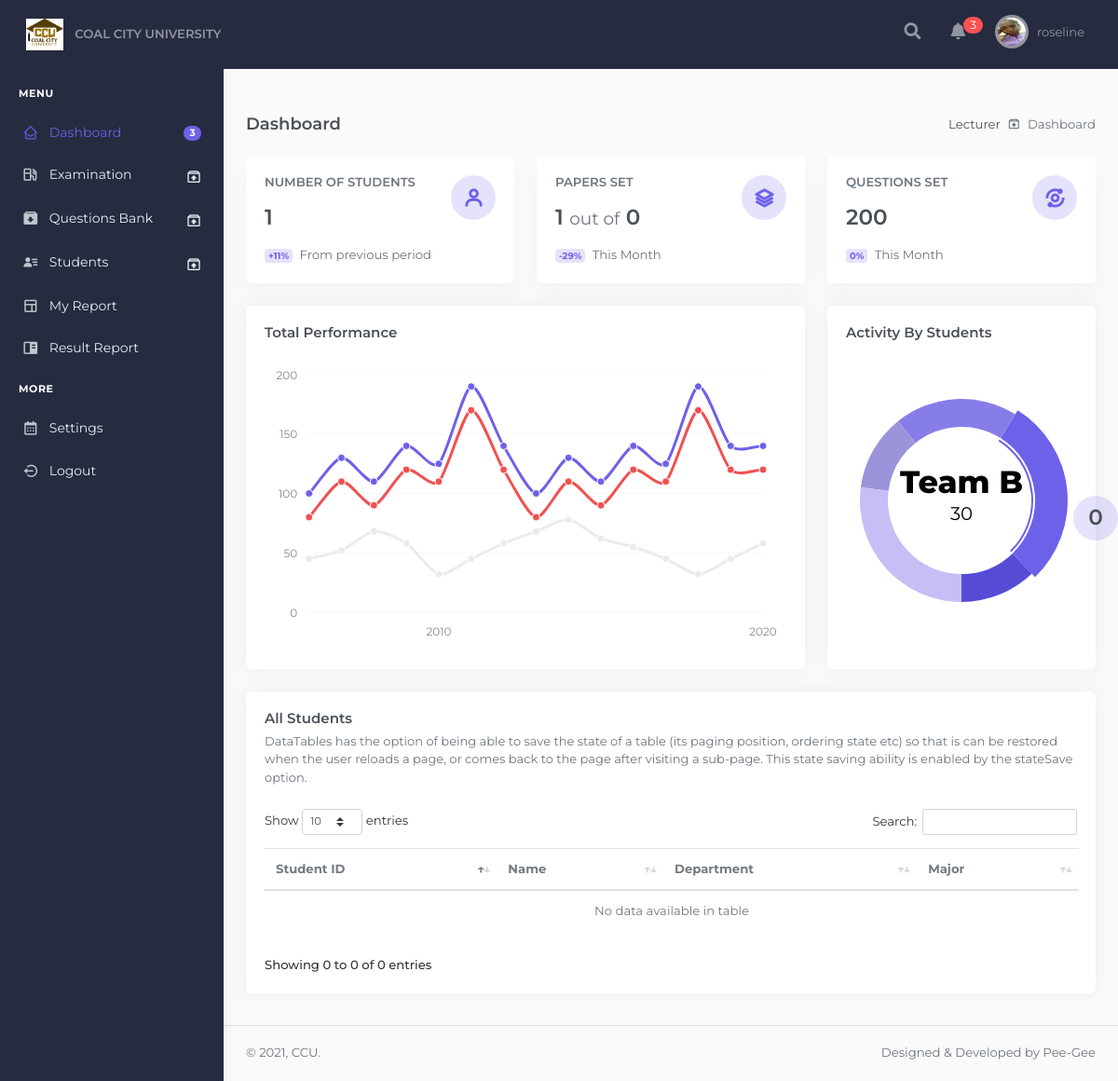
Before: /lecturer/dashboard/ (signed in) with the older database file.
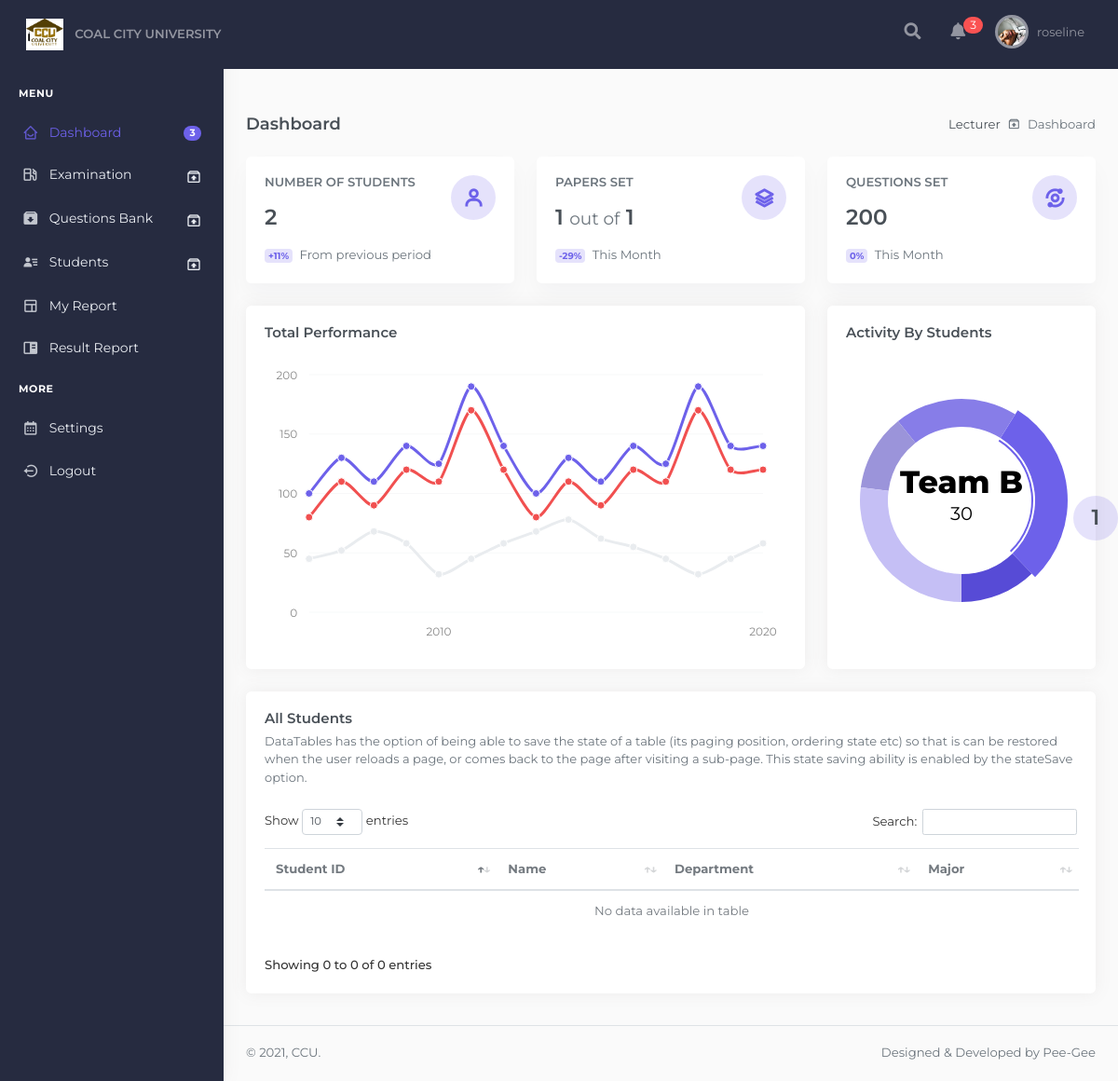
After: the same page with the newer database file.
### exam/models.py (models this page shows)
class Teacher(models.Model):
    id = models.AutoField(primary_key=True)
    name = models.CharField('Name', max_length=20)
    username = models.CharField(
        ('username'), max_length=150, unique=True, error_messages={'unique': ("A user with that username already exists."),
        },
    )
    sex = models.CharField('Gender', max_length=10, choices=SEX, default='Male')
    dept = models.CharField('Department', max_length=100, choices=DEPT, default=None)
    email = models.EmailField('Email', default=None)
    password1 = models.CharField('Password', max_length=20, default='000000')
    password2 = models.CharField('Password2', max_length=20, default='000000')
    objects = models.Manager()
    EMAIL_FIELD = 'email'
    USERNAME_FIELD = 'username'
    set_password = 'password'
    def __str__(self):
        return self.name
    class Meta:
        db_table = 'teacher'
        verbose_name = 'Teacher'
        verbose_name_plural = verbose_name

### lecturers/models.py (models this page shows, shortened)
class Profile(models.Model):
    user = models.OneToOneField(Teacher, on_delete=models.CASCADE)
    image = models.ImageField(default='default.png', upload_to='profile_pics')
    coverimage = models.ImageField(default='default.png', upload_to='cover_pics')

### lecturers/views.py (the view)
# urls.py: path('dashboard/', views.dashboard, name='lecturer_dashboard'),
def dashboard(request):
    username = request.session['username']
    print("username::::::", username)
    teacher = Teacher.objects.get(username=username)
    paper = Paper.objects.filter(tid=teacher)
    print("teacher::::::", teacher, "paper", paper)
    num_course = Paper.objects.filter(tid=teacher).count()
    total_course = Course.objects.filter(tid=teacher).count()
    num_students = Student.objects.filter(dept=teacher.dept).count()
    print("num_course", num_course, "total_course", total_course, "num_students", num_students)
    queryset = Course.objects.filter(tid=teacher)
    print("queryset", queryset)
    if request.GET.keys():
        if request.GET.get('src') != '':
            keyword = request.GET.get('src')
            queryset = Course.objects.filter(Q(brand=keyword.capitalize()) | Q(type=keyword.capitalize()))
    context = {
        'teacher': teacher,
        'queryset': queryset,
        'num_course': num_course,
        'total_course': total_course,
        'num_students': num_students,
    }
    return render(request, 'lecturers/dashboard.html', context)

### exam/models.py (called while the page is built)
    def __str__(self):
        return self.major

    def __str__(self):
        return self.course

### lecturers/templates/lecturers/dashboard.html (shortened to what the changed rows need)
{% extends "lecturers/base.html" %}
    {% block content %}
        <div class="main-content">
            <div class="page-content">
                <div class="container-fluid">
                    <div class="row">
                        <div class="col-12 col-sm-12 col-md-4 col-xl-4">
                            <div class="card card-animate border-light shadow-sm">
                                <div class="card-body">
                                    <h3 class="my-3"><span class="counter">{{num_students}}</span></h3>
                                </div>
                            </div>
                        </div>
                        <div class="col-12 col-sm-12 col-md-4 col-xl-4">
                            <div class="card card-animate border-light shadow-sm">
                                <div class="card-body">
                                    <div class="avatar-sm float-right">
                                        <span class="avatar-title bg-soft-primary rounded-circle">
                                        </span>
                                    </div>
                                    <h6 class="text-muted text-uppercase mt-0">Papers Set</h6>
                                    <h3 class="my-3"><span class="counter">{{num_course}}</span> <small class="text-muted f">out of</small> {{total_course}}</h3>
                                    <span class="badge badge-soft-primary mr-1"> -29% </span> <span class="text-muted">This Month</span>
                                </div>
                            </div>
                        </div>
                    </div>
                    <div class="row">
                            <div class="col-12">
                                 <div class="card card-animate">
                                    <div class="card-body">
                                        <table id="state-saving-datatable" class="table dt-responsive nowrap">
                                            <thead>
                                                <tr>
                                                    <th> Student ID </th>
                                                    <th> Name </th>
                                                    <th> Department</th>
                                                    <th> Major</th>
                                                </tr>
                                            </thead>
                                        </table>
                                    </div>
                                </div>
                            </div>
                        </div>
                        <div class="dropdown" style="position:fixed; right:0px; bottom:50%" >
                            <a class="" href="javascript:void(0)" id="page-header-user-dropdown" data-toggle="dropdown" aria-haspopup="true" aria-expanded="false" >
                                <div class="avatar-sm " data-toggle="tooltip" data-placement="bottom" title="Courses">
                                    <span class="avatar-title bg-soft-primary rounded-circle">
                                        <h3 class="my-3">{{total_course}}</h3>
                                    </span>
                                </div>
                            </a>
                        </div>
                    </div>
                </div>
            </div>
        </div>
{% endblock content %}

### lecturers/templates/lecturers/base.html (shortened to what the changed rows need)
{% load static %}
<!doctype html>
<html>
    <head>
        <link href="{% static 'exam/plugins/datatables/dataTables.bootstrap4.css' %}" rel="stylesheet" type="text/css" />
        <link href="{% static 'exam/plugins/datatables/responsive.bootstrap4.css' %}" rel="stylesheet" type="text/css" />
        <link href="{% static 'exam/plugins/datatables/buttons.bootstrap4.css' %}" rel="stylesheet" type="text/css" />
        <link href="{% static 'exam/plugins/datatables/select.bootstrap4.css' %}" rel="stylesheet" type="text/css" />
        <link href="{% static 'exam/plugins/fontawesome5/css/all.min.css' %}" rel="stylesheet" type="text/css" />
        <link href="https://unpkg.com/boxicons@2.0.7/css/boxicons.min.css" rel="stylesheet" type="text/css" />
        <link href="{% static 'exam/plugins/sweetalert2/sweetalert2.min.css' %}" rel="stylesheet" type="text/css">
        <link href="{% static 'exam/toastr.min.css' %}" rel="stylesheet" type="text/css" media="all"/>
        <link href="{% static 'exam/plugins/bootstrap.min.css' %}" rel="stylesheet" type="text/css" />
        <link href="{% static 'exam/style.css' %}" rel="stylesheet" type="text/css" />
        <link href="{% static 'exam/theme.min.css' %}" rel="stylesheet" type="text/css" />
    </head>
    <body>
        <nav class="navbar navbar-expand-lg navbar-dark sticky-top">
            <div class="container-fluid">
              <div class="collapse navbar-collapse" id="navbarSupportedContent">
                <ul class="navbar-nav align-items-center justify-content-xl-center ml-auto">
                    <li class="nav-item dropdown">
                        <a class="nav-link navbar-link waves-effect" href="javascript:void(0)" id="page-header-user-dropdown" data-toggle="dropdown" aria-haspopup="true" aria-expanded="false">
                            <img width="30px" class="rounded-circle header-profile-user" src="{{teacher.profile.image.url}}"  />
                            <span class="d-none d-sm-inline-block ml-1 font-size-13">{{teacher.username}}</span>
                        </a>
                    </li>
                </ul>
              </div>
            </div>
        </nav>
        <div id="layout-wrapper">
            {% block content %}
            {% endblock %}
        {% load sweetify%}
    </body>
</html>

Changed rows visible on the page:
changed through a linked row, Teacher "roseline": profile.image: a different picture
Other visible differences:
{{ num_students }}: "1" → "2"
{{ total_course }}: "0" → "1"
